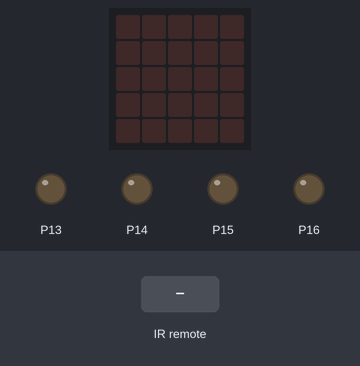
A program run on a simulated BBC micro:bit (MakeCode). On the bench: the board's 5×5 LED display, output pins drawn as LEDs (lit = HIGH). The test bench sets the inputs (shaded band).

Above: at 1.2 s.
1.3 s: remote-control button Number_0 pressed for 0.3 s
At 3.1 s:
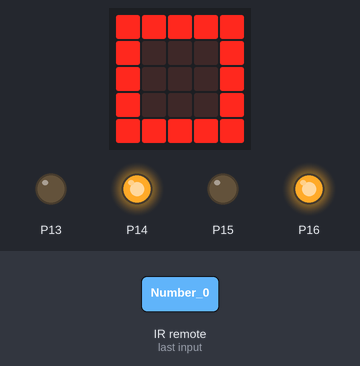
3.4 s: remote-control button Number_5 pressed for 0.3 s
At 4.9 s:
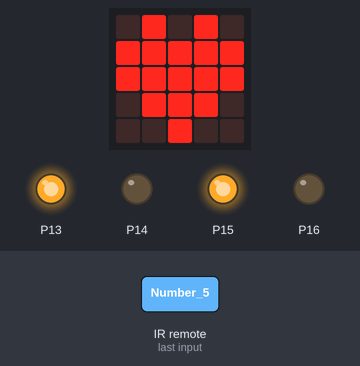
5.5 s: remote-control button Number_7 pressed for 0.3 s
At 6.1 s:
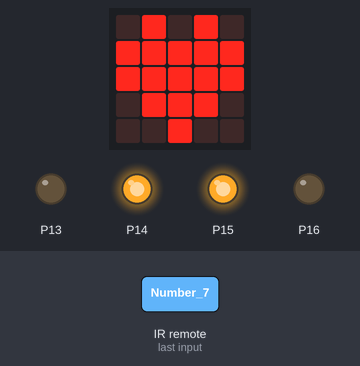
7.0 s: remote-control button Number_9 pressed for 0.3 s
At 8.2 s:
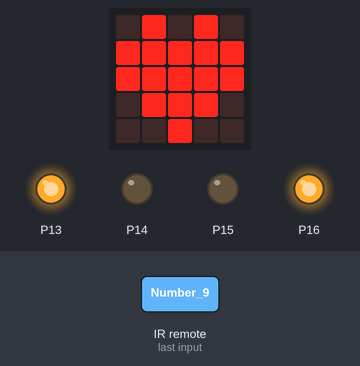
8.5 s: remote-control button Number_8 pressed for 0.3 s
At 9.5 s:
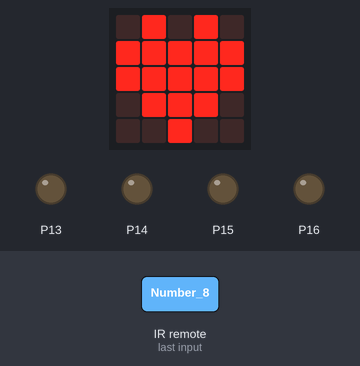
Timing chart, 0 to 11.0 s (numbered marks = the images above; inputs shaded):
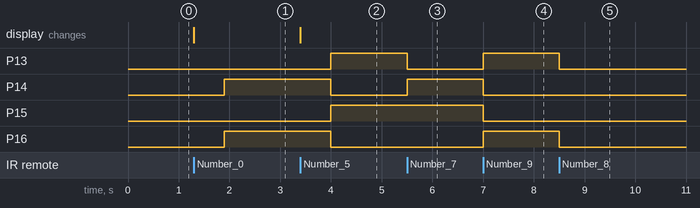

Measured:
- after the input at 1.3 s, P14, P16: LOW → HIGH after 0.60 s; the display: changes at once (image 1)
- after the input at 3.4 s, P13, P15: LOW → HIGH after 0.60 s; P14, P16: HIGH → LOW after 0.60 s; the display: changes at once (image 2)
- after the input at 5.5 s, P13: HIGH → LOW at once; P14: LOW → HIGH at once
- after the input at 7.0 s, P13, P16: LOW → HIGH at once; P14, P15: HIGH → LOW at once
- after the input at 8.5 s, P13, P16: HIGH → LOW at once

The program:

main.ts
```typescript
makerbit.onIrButton(IrButton.Number_8, IrButtonAction.Pressed, function () {
    停止()
})
makerbit.onIrButton(IrButton.Number_0, IrButtonAction.Pressed, function () {
    basic.showIcon(IconNames.Square)
    后退()
})
function 右转 () {
    pins.digitalWritePin(DigitalPin.P13, 1)
    pins.digitalWritePin(DigitalPin.P14, 0)
    pins.digitalWritePin(DigitalPin.P15, 0)
    pins.digitalWritePin(DigitalPin.P16, 1)
}
function 左转 () {
    pins.digitalWritePin(DigitalPin.P13, 0)
    pins.digitalWritePin(DigitalPin.P14, 1)
    pins.digitalWritePin(DigitalPin.P15, 1)
    pins.digitalWritePin(DigitalPin.P16, 0)
}
makerbit.onIrButton(IrButton.Number_5, IrButtonAction.Pressed, function () {
    basic.showIcon(IconNames.Heart)
    前进()
})
function 后退 () {
    pins.digitalWritePin(DigitalPin.P13, 0)
    pins.digitalWritePin(DigitalPin.P14, 1)
    pins.digitalWritePin(DigitalPin.P15, 0)
    pins.digitalWritePin(DigitalPin.P16, 1)
}
makerbit.onIrButton(IrButton.Number_7, IrButtonAction.Pressed, function () {
    左转()
})
function 前进 () {
    pins.digitalWritePin(DigitalPin.P13, 1)
    pins.digitalWritePin(DigitalPin.P14, 0)
    pins.digitalWritePin(DigitalPin.P15, 1)
    pins.digitalWritePin(DigitalPin.P16, 0)
}
function 停止 () {
    pins.digitalWritePin(DigitalPin.P13, 0)
    pins.digitalWritePin(DigitalPin.P14, 0)
    pins.digitalWritePin(DigitalPin.P15, 0)
    pins.digitalWritePin(DigitalPin.P16, 0)
}
makerbit.onIrButton(IrButton.Number_9, IrButtonAction.Pressed, function () {
    右转()
})
makerbit.connectIrReceiver(DigitalPin.P0, IrProtocol.Keyestudio)
basic.forever(function () {

})
```

test.ts
```typescript
// 在此处测试；当此软件包作为插件使用时，将不会编译此软件包。
```
